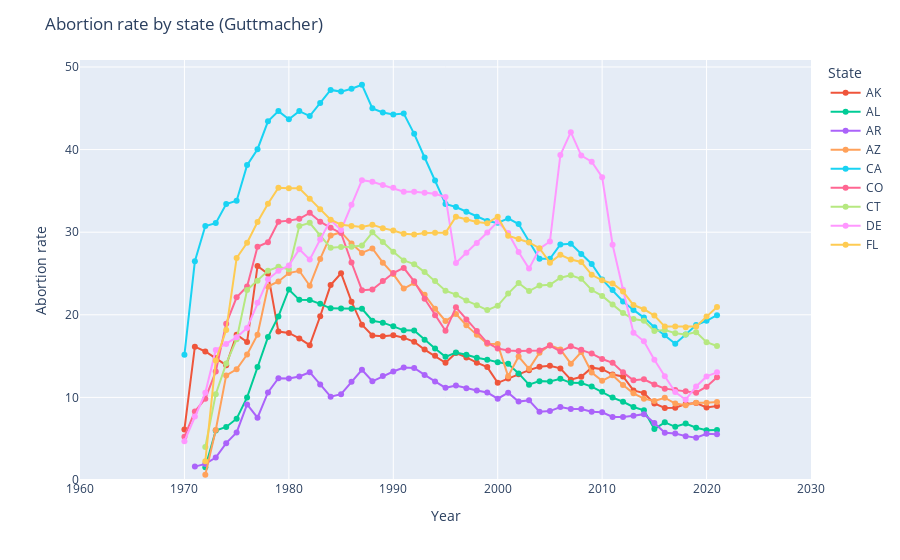

The code cell stored with this chart in its notebook:
### Code cell
import os
import pandas as pd
import plotly.express as px

d = {}
folder='./statistics/'
states_data = os.listdir(folder)

for state in states_data:
    # if file.endswith(".csv"):
    # print(state[:-4])
    d["df{0}".format(state[:-4])] = pd.read_csv(folder+state)



# df.iloc[:, 0]
fig = px.line()

for x ,y in d.items():
    fig.add_scatter(x=d[x]["Year"], y=d[x]["Abortion rate (Guttmacher)"]
    ,hovertemplate="<b>"+x[2:]+"</b><br>Year: %{x}<br>Abortion rate: %{y}"
    ,
    name=x[2:]
    )

    # print(d[x]["Year"])
    # print(x, y)

# fig.add_scatter(x=df["Year"], y=df["Abortion rate (Guttmacher)"],
#                     )
# fig.add_scatter(x=df2["Year"], y=df2["Abortion rate (Guttmacher)"],
# )
# fig.add_scatter(x=df3["Year"], y=df3["Abortion rate (Guttmacher)"],
# )

# customdata = np.stack((df['continent'], df['country']), axis=-1)

fig.update_yaxes(rangemode="tozero")
fig.update_traces(mode="markers+lines", 
                #   hovertemplate="<b>"+x[2:]+"</b><br>Year: %{x}<br>Abortion rate: %{y}",
                  )
fig.update_layout(title="Abortion rate by state (Guttmacher)",
                  xaxis_range=[1960,2030],
    xaxis_title="Year",
    yaxis_title="Abortion rate",
    autotypenumbers="convert types",    legend_title="State", 
    hoverlabel=dict(
        bgcolor="white",
        font_size=16,
        font_family="Rockwell"
    )
    )
fig.show()
